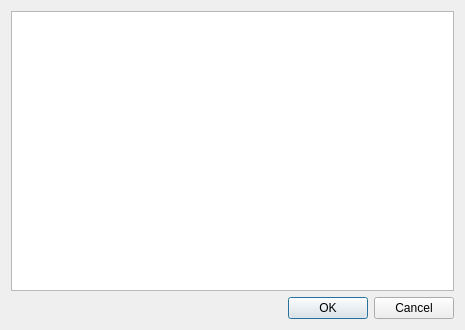
<?xml version="1.0" encoding="UTF-8"?>
<ui version="4.0">
 <class>Dialog</class>
 <widget class="QDialog" name="Dialog">
  <property name="geometry">
   <rect>
    <x>0</x>
    <y>0</y>
    <width>465</width>
    <height>330</height>
   </rect>
  </property>
  <property name="windowTitle">
   <string>Dialog</string>
  </property>
  <layout class="QVBoxLayout" name="verticalLayout">
   <item>
    <widget class="QListView" name="listView"/>
   </item>
   <item>
    <widget class="QDialogButtonBox" name="buttonBox">
     <property name="standardButtons">
      <set>QDialogButtonBox::Cancel|QDialogButtonBox::Ok</set>
     </property>
    </widget>
   </item>
  </layout>
 </widget>
 <resources/>
 <connections/>
</ui>
